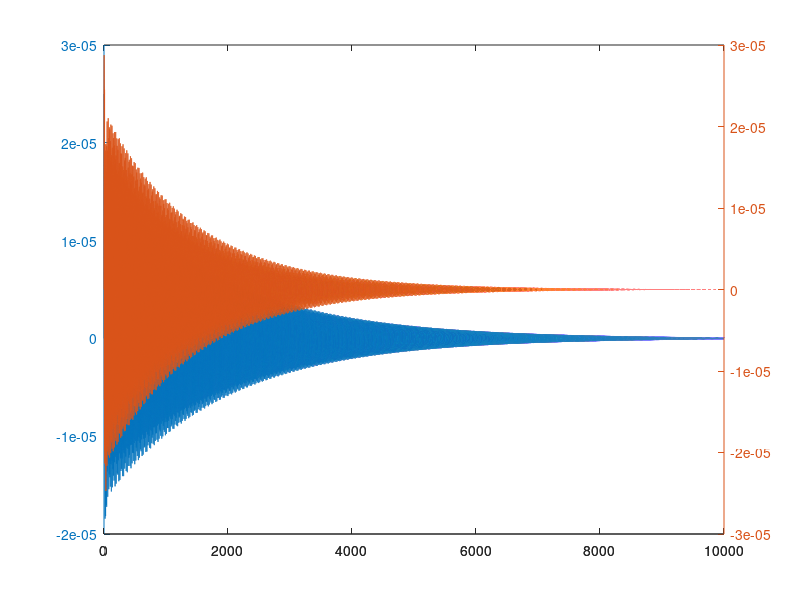
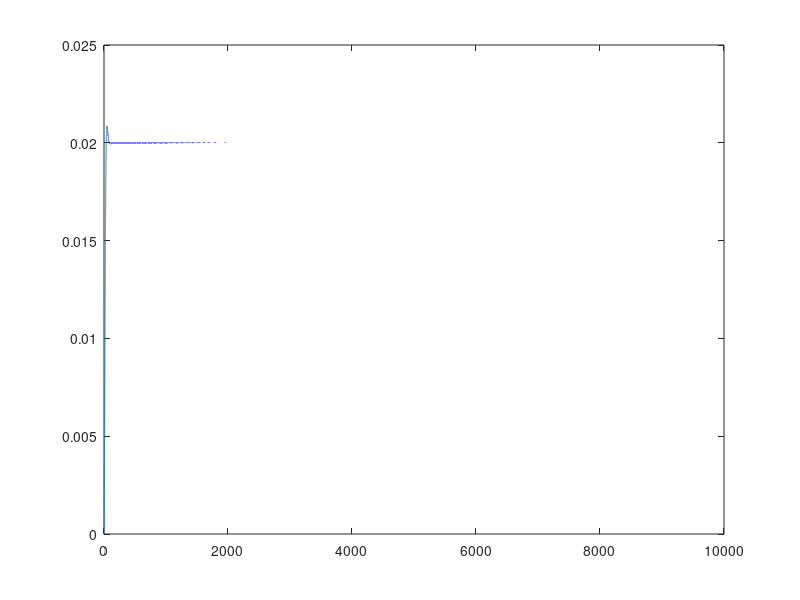

Recreate these plots in MATLAB, in order.
A = [0 1 0 0 0 0;0 0 -1 0 -1 0;0 0 0 1 0 0;0 0 -0.55 0 -0.05 0;0 0 0 0 0 1;0 0 -0.1 0 -1.1 0];
B = [0; 0.001;0; 0.00005;0;0.0001];
C = [1 0 0 0 0 0;0 0 1 0 0 0;0 0 0 0 1 0];
D = [0;0;0];
control = [B A*B A^2*B A^3*B A^4*B A^5*B];
controllability = (rank(control) == (size(A,1)));
Q = 100*(C'*C);
R = 1;
K = lqr(A,B,Q,R);
Ac = [(A-B*K)];
Bc = [B];
Cc = [C];
Dc = [D];
states = {'x' 'x_dot' 'theta1' 'theta1_dot' 'theta2' 'theta2_dot'};
inputs = {'r'};
outputs = {'x'; 'theta1';'theta2'};
sys_cl = ss(Ac,Bc,Cc,Dc,'StateName',states,'InputName',inputs,'OutputName',outputs);
t = 0:0.01:10000;
r =0.2*ones(size(t));
[y,t,x]=lsim(sys_cl,r,t);
figure();
[AX,H1,H2] = plotyy(t,y(:,2),t,y(:,3),'plot');
figure();
plot(t,y(:,1))